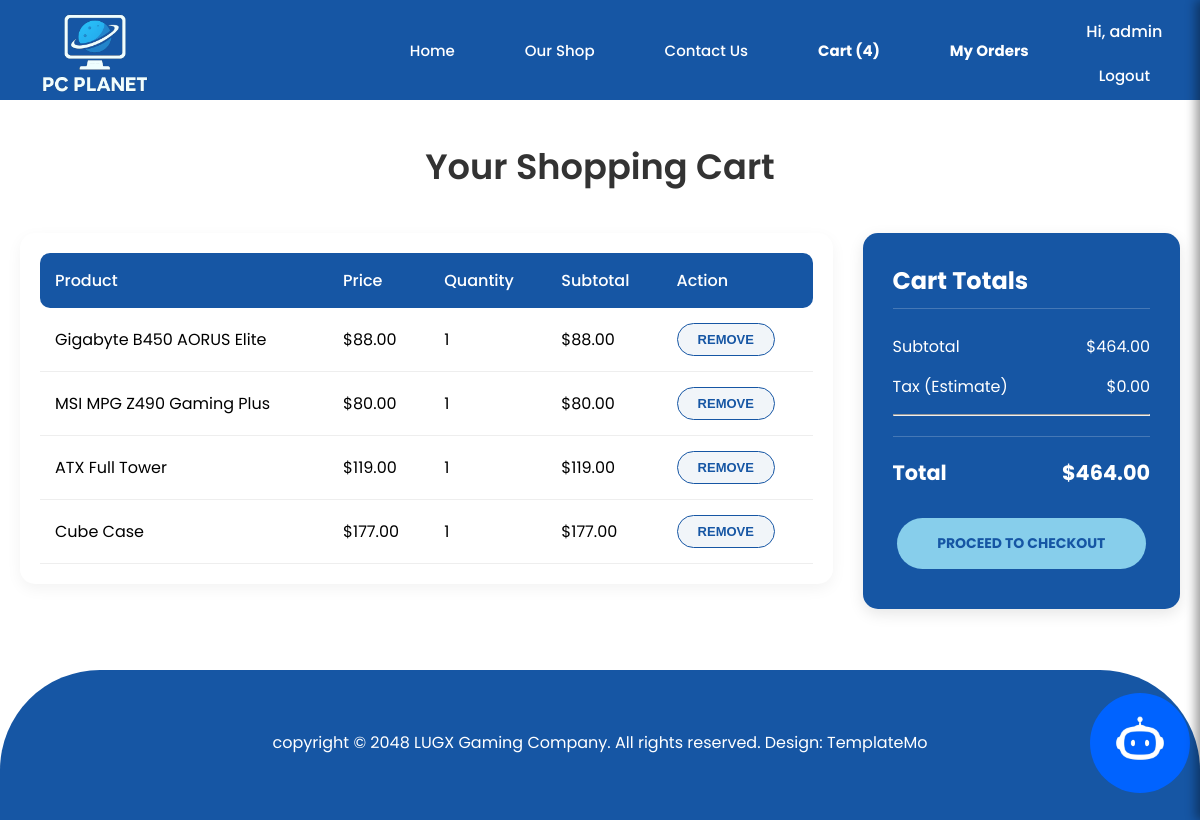
/cart/ (signed in), run on an earlier commit of the app's database.
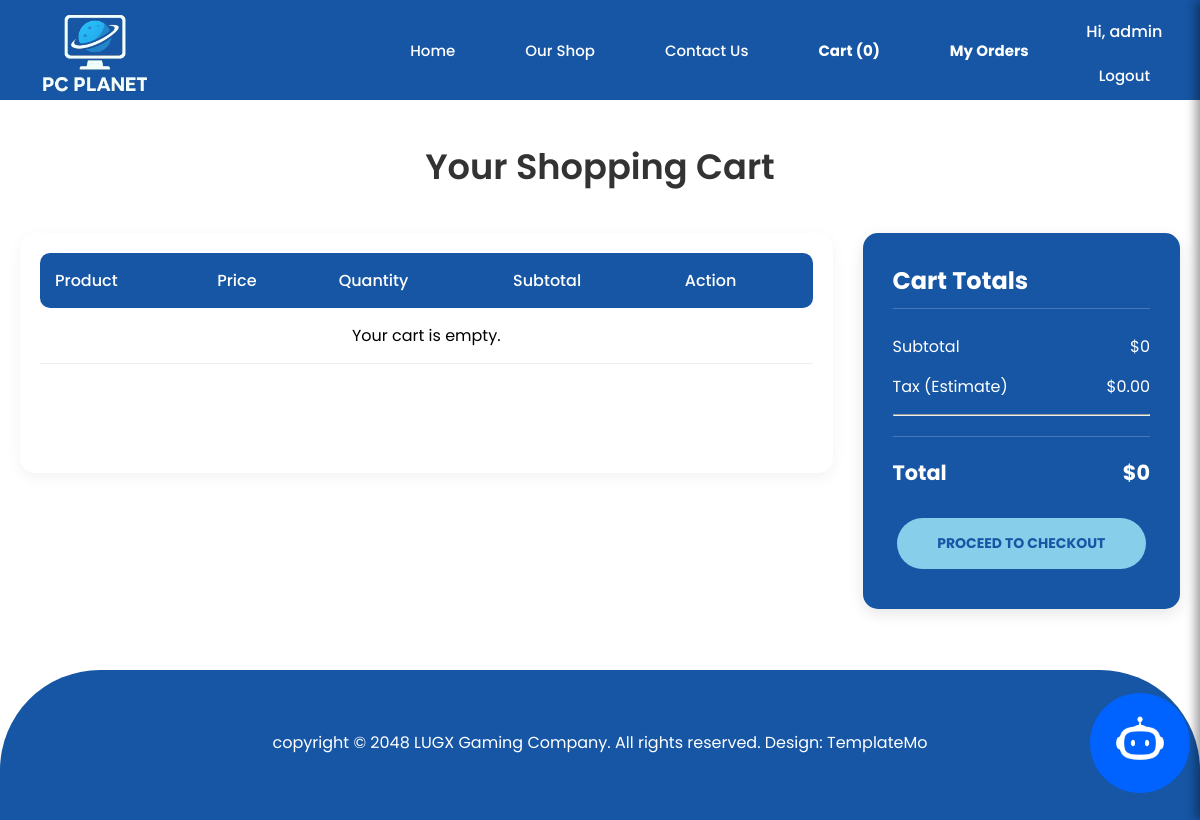
And on a later commit of the database.
### e_commerce/models.py (models this page shows, shortened)
class Purchase(models.Model):
    user = models.ForeignKey(User, on_delete=models.CASCADE)
    product = models.ForeignKey(Product, on_delete=models.CASCADE)
    quantity = models.PositiveIntegerField(default=1)
    purchased_at = models.DateTimeField(auto_now_add=True)

class Product(models.Model):
    name = models.CharField(max_length=255)
    category = models.CharField(max_length=100)
    description = models.TextField()
    price = models.DecimalField(max_digits=10, decimal_places=2)
    stock = models.IntegerField(default=0)
    image = models.ImageField(upload_to='products/', blank=True, null=True)

### e_commerce/views.py (the view)
# urls.py: path('cart/', views.cart_view, name='cart'),
@login_required
def cart_view(request):
    cart_items = Purchase.objects.filter(user=request.user)
    for item in cart_items:
        item.subtotal = item.product.price * item.quantity
    cart_total = sum([item.subtotal for item in cart_items])
    return render(request, 'e_commerce/cart.html', {
        'cart_items': cart_items,
        'cart_count': cart_items.count(),
        'cart_total': cart_total,
    })

### e_commerce/context_processors.py (called while the page is built)
def cart_count(request):
    if request.user.is_authenticated:
        return {'cart_count': Purchase.objects.filter(user=request.user).count()}
    return {'cart_count': 0}

### templates/e_commerce/cart.html (shortened to what this page needs)
{% extends 'base.html' %}
{% load static %}
{% block extra_head %}
<link rel="stylesheet" href="{% static 'cart.css' %}">
{% endblock %}
{% block content %}
<div class="cart-container">
    <h1 class="page-title">Your Shopping Cart</h1>
    <div class="cart-content">
        <div class="cart-items">
            <table id="cart-table">
                <thead>
                    <tr>
                        <th>Product</th>
                        <th>Price</th>
                        <th>Quantity</th>
                        <th>Subtotal</th>
                        <th>Action</th>
                    </tr>
                </thead>
                <tbody>
                    {% for item in cart_items %}
                    <tr>
                        <td>{{ item.product.name }}</td>
                        <td>${{ item.product.price }}</td>
                        <td>{{ item.quantity }}</td>
                        <td>${{ item.subtotal }}</td>
                        <td>
                            <form method="post" action="{% url 'remove_from_cart' item.id %}">
                                <button type="submit" class="remove-btn">Remove</button>
                            </form>
                        </td>
                    </tr>
                    {% empty %}
                    <tr>
                        <td colspan="5" style="text-align:center;">Your cart is empty.</td>
                    </tr>
                    {% endfor %}
                </tbody>
            </table>
        </div>
        <div class="cart-summary">
            <h3>Cart Totals</h3>
            <div class="summary-item">
                <span>Subtotal</span>
                <span id="cart-subtotal">${{ cart_total }}</span>
            </div>
            <div class="summary-item">
                <span>Tax (Estimate)</span>
                <span>$0.00</span>
            </div>
            <hr>
            <div class="summary-item total">
                <span>Total</span>
                <span id="cart-total">${{ cart_total }}</span>
            </div>
            <a href="{% url 'checkout' %}" class="btn checkout-btn">Proceed to Checkout</a>
        </div>
    </div>
</div>
{% endblock %}

### templates/base.html (shortened to what this page needs)
{% load static %}
<!DOCTYPE html>
<html lang="en">
<head>
    <link rel="stylesheet" href="https://cdnjs.cloudflare.com/ajax/libs/font-awesome/6.5.0/css/all.min.css">
    <link rel="stylesheet" href="{% static 'style1.css' %}?v=9" />
    {% block extra_head %}{% endblock %}
</head>
<body>
    <div class="headerContainer">
        <div class="header">
            <a href="{% url 'home' %}" class="logo">
                <img src="{% static 'images/logo.png' %}" alt="logo" id="image_logo" />
            </a>
            <div class="headerLinks">
                <a href="{% url 'home' %}">Home</a>
                <a href="{% url 'shop' %}">Our Shop</a>
                <a href="{% url 'contact' %}">Contact Us</a>
                <a href="{% url 'cart' %}" style="font-weight: bold; white-space: nowrap;">Cart (<span
                        id="cart-count">{{ cart_count }}</span>)</a>
                <a href="{% url 'order_history' %}" style="font-weight: bold;">My Orders</a>
                {% if user.is_authenticated %}
                <div class="userBox">
                    <p id="welcome">Hi, {{ user.username }}</p>
                    <a href="{% url 'logout' %}">Logout</a>
                </div>
                {% else %}
                <a href="{% url 'login' %}" class="sign_in">Login</a>
                {% endif %}
            </div>
        </div>
    </div>
    <main class="mainContent">
        {% block content %}
        {% endblock %}
    </main>
    <div class="footerContainer">
        <div class="footer">
            copyright &copy; 2048 LUGX Gaming Company. All rights reserved. Design:
            TemplateMo
        </div>
    </div>
    <div class="chatbot">
        <img src="{% static 'images/chatboti.jpg' %}" alt="chatbot" />
    </div>
</body>
</html>

What changed in the data, as far as the page shows it:
removed Purchase: product.name "Gigabyte B450 AORUS Elite", product.price "88.00", quantity "1", subtotal "88.00"
removed Purchase: product.name "MSI MPG Z490 Gaming Plus", product.price "80.00", quantity "1", subtotal "80.00"
removed Purchase: product.name "ATX Full Tower", product.price "119.00", quantity "1", subtotal "119.00"
removed Purchase: product.name "Cube Case", product.price "177.00", quantity "1", subtotal "177.00"
Also different on the page:
{{ cart_count }}: "4" → "0"
{{ cart_total }}: "464.00" → "0"
text now shown: "Your cart is empty."
